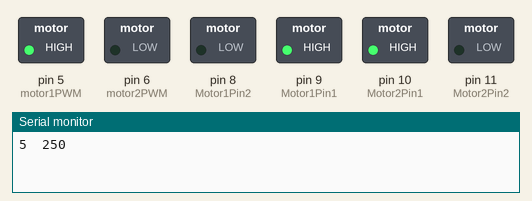
Simulated run of this sketch. Board: Arduino Uno, built with avr-gcc and run on an emulated ATmega328P. On the bench: switched loads named in the sketch (green lamp = pin HIGH), the last lines printed to the serial monitor.

Above: at 0.05 s.
At 2.35 s:
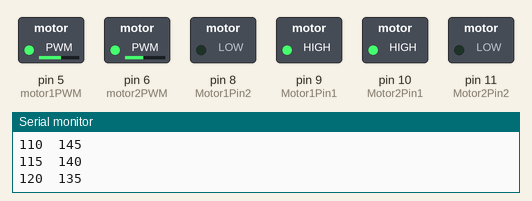
At 4.65 s:
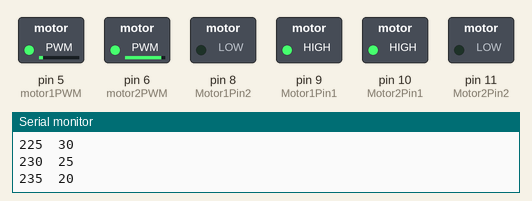
At 6.95 s:
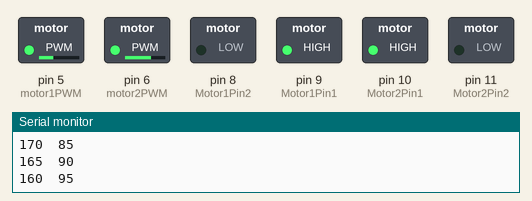
At 9.3 s:
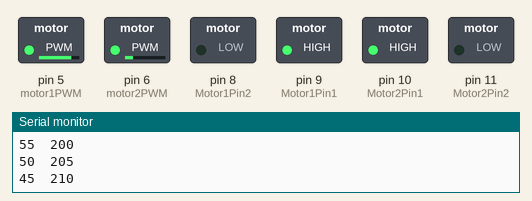
Timing chart, 0 to 11.8 s (numbered marks = the images above):
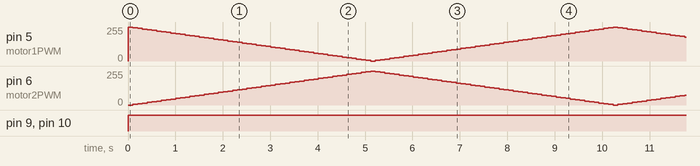

The sketch:

cobafuzzymotordc.ino
```cpp
/*
Agung Dwi Prasetyo
G64130073
*/
//for this code you need to install the NewPing libraries to your arduino software
const int Motor1Pin1 = 9;
const int Motor1Pin2 = 8;
const int Motor2Pin1 = 10;
const int Motor2Pin2 = 11;
int motor1PWM = 5;
int motor2PWM = 6;

int brightness = 0;
int fadeAmount = 5;


void setup()
{
  Serial.begin(9600);
  pinMode(Motor1Pin1, OUTPUT);
  pinMode(Motor1Pin2, OUTPUT);
  pinMode(Motor2Pin1, OUTPUT);
  pinMode(Motor2Pin2, OUTPUT);
  pinMode(motor1PWM, OUTPUT);
  pinMode(motor2PWM, OUTPUT);
}

void loop()
{
  moveForward();

  analogWrite(motor2PWM, brightness);
  analogWrite(motor1PWM, 255-brightness);
  brightness = brightness + fadeAmount;

 if (brightness == 0 || brightness == 255) {
    fadeAmount = -fadeAmount ;
  }
  Serial.print(brightness);
  Serial.print("\t");
  Serial.println(255-brightness);
  delay(100);
}

void moveForward(){
  digitalWrite(Motor1Pin1, HIGH);
  digitalWrite(Motor1Pin2, LOW);
  digitalWrite(Motor2Pin1, HIGH);
  digitalWrite(Motor2Pin2, LOW);
}
```

Measured:
- by itself, pin 9 (Motor1Pin1), pin 10 (Motor2Pin1): LOW → HIGH at 0.00 s
